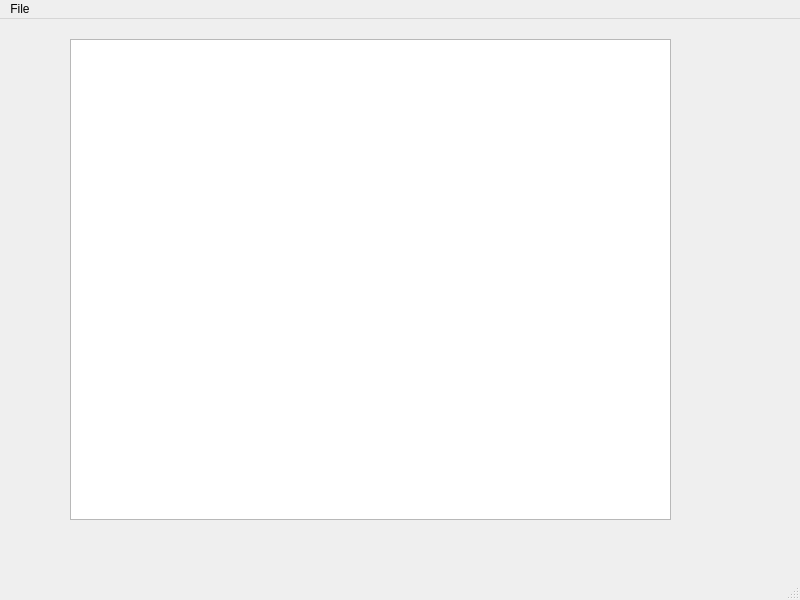
<?xml version="1.0" encoding="UTF-8"?>
<ui version="4.0">
 <class>MainWindow</class>
 <widget class="QMainWindow" name="MainWindow">
  <property name="geometry">
   <rect>
    <x>0</x>
    <y>0</y>
    <width>800</width>
    <height>600</height>
   </rect>
  </property>
  <property name="windowTitle">
   <string>MainWindow</string>
  </property>
  <widget class="QWidget" name="centralwidget">
   <widget class="QTextEdit" name="textEdit">
    <property name="geometry">
     <rect>
      <x>70</x>
      <y>20</y>
      <width>601</width>
      <height>481</height>
     </rect>
    </property>
   </widget>
  </widget>
  <widget class="QMenuBar" name="menubar">
   <property name="geometry">
    <rect>
     <x>0</x>
     <y>0</y>
     <width>800</width>
     <height>23</height>
    </rect>
   </property>
   <widget class="QMenu" name="menuFile">
    <property name="title">
     <string>File</string>
    </property>
    <addaction name="actionOpen"/>
    <addaction name="actionSave"/>
   </widget>
   <addaction name="menuFile"/>
  </widget>
  <widget class="QStatusBar" name="statusbar"/>
  <action name="actionOpen">
   <property name="text">
    <string>Open</string>
   </property>
   <property name="shortcut">
    <string>Ctrl+O</string>
   </property>
  </action>
  <action name="actionSave">
   <property name="text">
    <string>Save</string>
   </property>
   <property name="shortcut">
    <string>Ctrl+S</string>
   </property>
  </action>
 </widget>
 <resources/>
 <connections/>
</ui>
